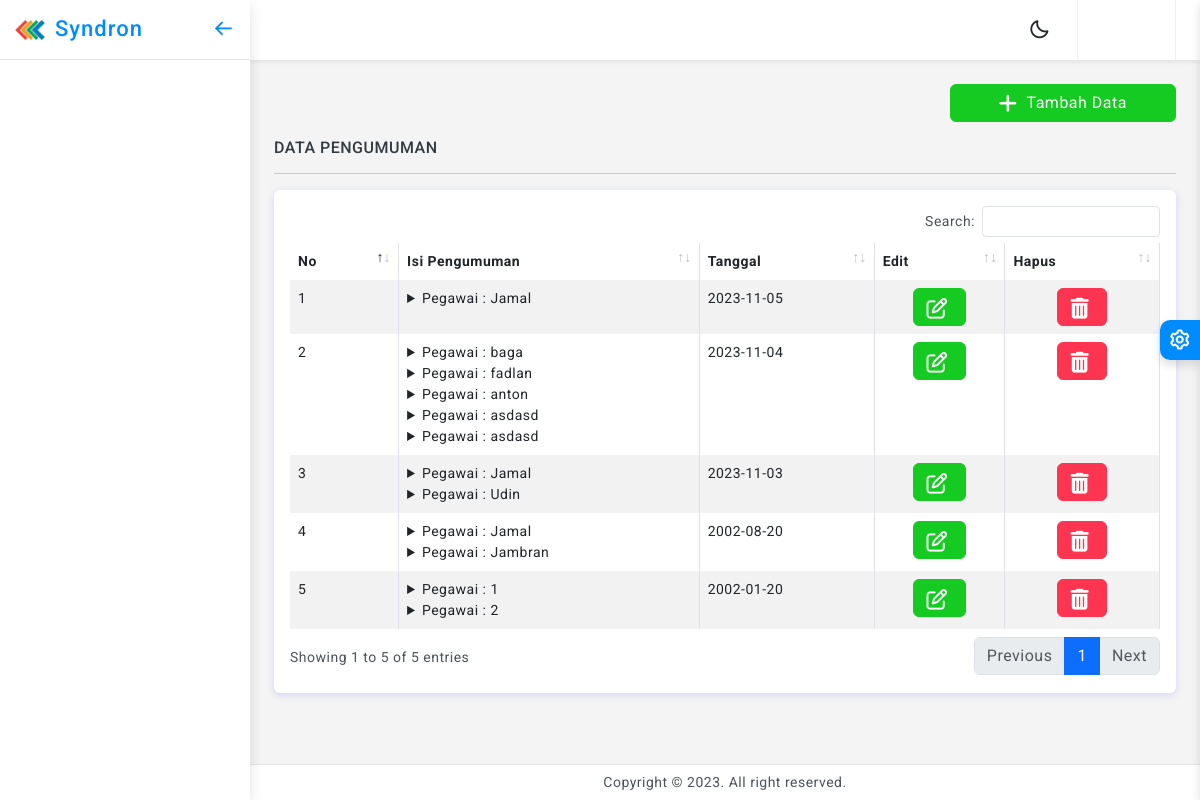
Screenshot of /index.php/notifikasi with the database file from the repository.
### tables this page shows
CREATE TABLE `pengumumantugas` (
  `ID_Pengumuman` int(11) NOT NULL,
  `Isi_Pengumuman` longtext DEFAULT NULL CHECK (json_valid(`Isi_Pengumuman`)),
  `Tanggal` date DEFAULT NULL
);

### application/controllers/Notifikasi.php (called while the page is built, shortened)
<?php
class Notifikasi extends CI_Controller
{
    public function index()
    {
        $this->data['idbo'] = $this->session->userdata('ses_id');
        $this->load->model('Pengumuman_Model');
        $data = $this->Pengumuman_Model->get_pengumuman_list();
        $this->data['title_web'] = 'Data Pengumuman';
        $this->load->view('template/header_view', $this->data);
        $this->load->view('template/sidebar_view', $this->data);
        $this->load->view('notifikasi/listPengumuman', ['data' => $data]);
        $this->load->view('template/footer_view', $this->data);
    }
}

### index.php (called while the page is built, shortened)
<?php
require_once BASEPATH.'core/CodeIgniter.php';

### application/models/Pengumuman_Model.php (called while the page is built, shortened)
<?php
class Pengumuman_Model extends CI_Model{
    public function get_pengumuman_list(){
        $this->db->order_by('ID_Pengumuman', 'DESC');
        return $this->db->get('pengumumantugas')->result();
    }
}

### application/views/notifikasi/listPengumuman.php (the view, shortened to what this page needs)
<div class="page-wrapper">
    <div class="page-content">
        <div class="page-breadcrumb d-none d-sm-flex align-items-center mb-3">
            <div class="ms-auto">
                <div class="btn-group">
                    <a href="<?php echo base_url("Notifikasi/create"); ?>" class="btn btn-success px-5">
                        <i class='fa fa-plus mr-1'></i> Tambah Data
                    </a>
                </div>
            </div>
        </div>
        <h6 class="mb-0 text-uppercase">Data Pengumuman</h6>
        <hr />
        <div class="card">
            <div class="card-body">
                <div class="table-responsive">
                    <table id="example2" class="table table-striped table-bordered">
                        <thead>
                            <tr>
                                <th>No</th>
                                <th>Isi Pengumuman</th>
                                <th>Tanggal</th>
                                <th>Edit</th>
                                <th>Hapus</th>
                            </tr>
                        </thead>
                        <tbody>
                            <?php $no = 1;
                            foreach ($data as $isi): ?>
                                <tr>
                                    <td>
                                        <?= $no; ?>
                                    </td>
                                    <td>
                                        <?php
                                        $jsonData = $isi->Isi_Pengumuman;
                                        $decodedData = json_decode($jsonData, true);
                                        foreach ($decodedData as $item):
                                            ?>
                                            <details>
                                                <summary>Pegawai :
                                                    <?= $item['Pegawai_Tujuan']; ?>
                                                </summary>
                                            </details>
                                            <?php
                                        endforeach
                                        ?>
                                    </td>
                                    <td>
                                        <?= $isi->Tanggal; ?>
                                    </td>
                                    <td>
                                        <center>
                                            <a href="<?= base_url('notifikasi/edit/' . $isi->ID_Pengumuman); ?>"><button
                                                    class="btn btn-success"><i class="fa fa-edit"></i></button></a>
                                        </center>
                                    </td>
                                    <td>
                                        <center>
                                            <a href="<?= base_url('notifikasi/delete/' . $isi->ID_Pengumuman); ?>"
                                                onclick="return confirm('Anda yakin Anggota akan dihapus ?');">
                                                <button class="btn btn-danger"><i class="fa fa-trash"></i></button></a>
                                        </center>
                                    </td>
                                </tr>
                                <?php $no++; endforeach; ?>
                        </tbody>
                    </table>
                </div>
            </div>
        </div>
    </div>
</div>

### application/views/template/header_view.php (shortened to what this page needs)
<!doctype html>
<html lang="en">
<head>
  <link href="<?php echo base_url(); ?>assets/plugins/vectormap/jquery-jvectormap-2.0.2.css" rel="stylesheet" />
  <link href="<?php echo base_url(); ?>assets/plugins/simplebar/css/simplebar.css" rel="stylesheet" />
  <link href="<?php echo base_url(); ?>assets/plugins/perfect-scrollbar/css/perfect-scrollbar.css" rel="stylesheet" />
  <link href="<?php echo base_url(); ?>assets/plugins/metismenu/css/metisMenu.min.css" rel="stylesheet" />
  <link href="<?php echo base_url(); ?>assets/plugins/datatable/css/dataTables.bootstrap5.min.css" rel="stylesheet" />
  <link href="<?php echo base_url(); ?>assets/css/pace.min.css" rel="stylesheet" />
  <link href="<?php echo base_url(); ?>assets/css/bootstrap.min.css" rel="stylesheet">
  <link href="<?php echo base_url(); ?>assets/css/bootstrap-extended.css" rel="stylesheet">
  <link href="<?php echo base_url(); ?>assets/css/app.css" rel="stylesheet">
  <link href="<?php echo base_url(); ?>assets/css/icons.css" rel="stylesheet">
  <link rel="stylesheet" href="<?php echo base_url(); ?>assets/css/dark-theme.css" />
  <link rel="stylesheet" href="<?php echo base_url(); ?>assets/css/semi-dark.css" />
  <link rel="stylesheet" href="<?php echo base_url(); ?>assets/css/header-colors.css" />
  <link rel="stylesheet" href="https://cdn.jsdelivr.net/npm/sweetalert2@11/dist/sweetalert2.min.css">
</head>
<body>
  <div class="wrapper">
    <header>
      <div class="topbar d-flex align-items-center">
        <nav class="navbar navbar-expand gap-3">
          <div class="top-menu ms-auto">
            <ul class="navbar-nav align-items-center gap-1">
              <li class="nav-item dark-mode d-none d-sm-flex" onClick="handleClickDarkMode()">
                <a class="nav-link dark-mode-icon" href="javascript:;"><i class='bx bx-moon'></i>
                </a>
              </li>
            </ul>
          </div>
          <div class="user-box dropdown px-3">
            <a class="d-flex align-items-center nav-link dropdown-toggle gap-3 dropdown-toggle-nocaret" href="#" role="button" data-bs-toggle="dropdown" aria-expanded="false">
            <?php
            $d = $this->db->query("SELECT * FROM tbl_login WHERE id_login='$idbo'")->row();
            if (isset($d->foto)) {
            ?>
              <img src="<?php echo base_url(); ?>assets/images/pengguna/<?php echo $d->foto; ?>" class="user-img" alt="user avatar">
              <?php } else { ?>
              <i class="fa fa-user fa-4x" style="color:#fff;"></i>
            <?php } ?>
            </a>
          </div>
        </nav>
      </div>
    </header>

### application/views/template/sidebar_view.php (shortened to what this page needs)
<div class="sidebar-wrapper" data-simplebar="true">
    <div class="sidebar-header">
        <div>
            <img src="<?php echo base_url(); ?>assets/images/logo-icon.png" class="logo-icon" alt="logo icon">
        </div>
        <div>
            <h4 class="logo-text">Syndron</h4>
        </div>
        <div class="toggle-icon ms-auto"><i class='bx bx-arrow-back'></i>
        </div>
    </div>
    <ul class="metismenu" id="menu">
    </ul>
</div>

### application/views/template/footer_view.php (shortened to what this page needs)
<footer class="page-footer">
  <p class="mb-0">Copyright © 2023. All right reserved.</p>
</footer>
</div>
<div class="switcher-wrapper">
  <div class="switcher-btn"> <i class='bx bx-cog bx-spin'></i>
  </div>
</div>
</html>

### assets/css/app.css (style rules this page uses)
body { font-size: 14px; color: #4c5258; letter-spacing: 0.5px; background: #f4f4f4; overflow-x: hidden; font-family: Roboto, sans-serif; }
a { text-decoration: none; }
.wrapper { width: 100%; position: relative; }
.sidebar-wrapper { width: 250px; height: 100%; position: fixed; top: 0; bottom: 0; left: 0; background: #fff; border-right: 0 solid #e4e4e4; z-index: 11; box-shadow: 0 0.3rem 0.8rem rgba(0, 0, 0, 0.12); transition: all 0.2s ease-out; }
.sidebar-header { width: 250px; height: 60px; display: flex; align-items: center; position: fixed; top: 0; bottom: 0; padding: 0 15px; z-index: 5; background: #fff; background-clip: padding-box; border-bottom: 1px solid #e4e4e4; }
.logo-icon { width: 30px; }
.logo-text { font-size: 22px; margin-left: 10px; margin-bottom: 0; letter-spacing: 1px; color: #008cff; }
.toggle-icon { font-size: 22px; cursor: pointer; color: #008cff; }
.topbar { position: fixed; top: 0; left: 250px; right: 0; height: 60px; background: #fff; border-bottom: 1px solid rgb(228 228 228 / 0%); z-index: 10; -webkit-box-shadow: 0 0.125rem 0.25rem rgba(0, 0, 0, 0.075); box-shadow: 0 0.125rem 0.25rem rgba(0, 0, 0, 0.075); }
.topbar .navbar { width: 100%; height: 60px; padding-left: 1.5rem; padding-right: 1.5rem; }
.page-wrapper { height: 100%; margin-top: 60px; margin-bottom: 30px; margin-left: 250px; }
.page-content { padding: 1.5rem 1.5rem 0.7rem 1.5rem; }
.page-footer { background: #fff; left: 250px; right: 0; bottom: 0; position: fixed; text-align: center; padding: 7px; font-size: 14px; border-top: 1px solid #e4e4e4; z-index: 3; }
.sidebar-wrapper ul { padding: 0; margin: 0; list-style: none; background: 0 0; }
.sidebar-wrapper .metismenu { background: 0 0; display: -webkit-box; display: -ms-flexbox; display: flex; padding: 10px; margin-top: 60px; -webkit-box-orient: vertical; -webkit-box-direction: normal; -ms-flex-direction: column; flex-direction: column; }
.btn i { vertical-align: middle; font-size: 1.3rem; margin-top: -1em; margin-bottom: -1em; margin-right: 5px; }
.topbar .navbar .navbar-nav .nav-item { display: flex; align-items: center; justify-content: center; width: auto; height: 60px; }
.topbar .navbar .navbar-nav .nav-link { color: #212529; font-size: 22px; border-radius: 50%; display: flex; align-items: center; justify-content: center; width: 42px; height: 42px; transition: 0.3s cubic-bezier(0.075, 0.82, 0.165, 1); }
.dropdown-toggle-nocaret:after { display: none; }
.user-box { display: flex; align-items: center; height: 60px; border-left: 1px solid #f0f0f0; border-right: 1px solid #f0f0f0; }
.switcher-wrapper { width: 280px; height: 100%; position: fixed; right: -280px; top: 0; bottom: 0; z-index: 16; background: #fff; border-left: 0 solid #d2d2d2; box-shadow: 0 0.3rem 0.6rem rgba(0, 0, 0, 0.13); transition: all 0.2s ease-out; }
.switcher-btn { width: 40px; height: 40px; line-height: 40px; font-size: 24px; background: #008cff; box-shadow: 0 0.3rem 0.6rem rgba(0, 0, 0, 0.13); color: #fff; text-align: center; border-top-left-radius: 10px; border-bottom-left-radius: 10px; position: absolute; top: 40%; right: 100%; cursor: pointer; }

### rows the page displays
pengumumantugas: Pegawai_Tujuan "Jamal", Tanggal "2023-11-05"
pengumumantugas: Pegawai_Tujuan "baga", Pegawai_Tujuan "fadlan", Pegawai_Tujuan "anton", Pegawai_Tujuan "asdasd", Tanggal "2023-11-04"
pengumumantugas: Pegawai_Tujuan "Jamal", Pegawai_Tujuan "Udin", Tanggal "2023-11-03"
pengumumantugas: Pegawai_Tujuan "Jamal", Pegawai_Tujuan "Jambran", Tanggal "2002-08-20"
pengumumantugas: Pegawai_Tujuan "1", Pegawai_Tujuan "2", Tanggal "2002-01-20"
